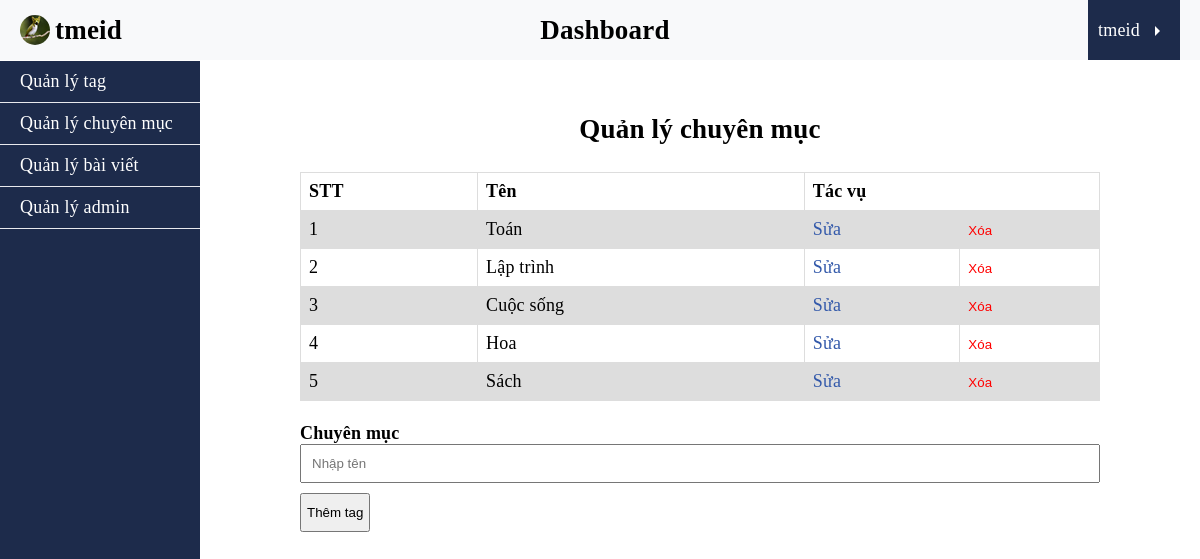
The page /dashboard/categories/index.php (signed in) on the database as committed earlier.
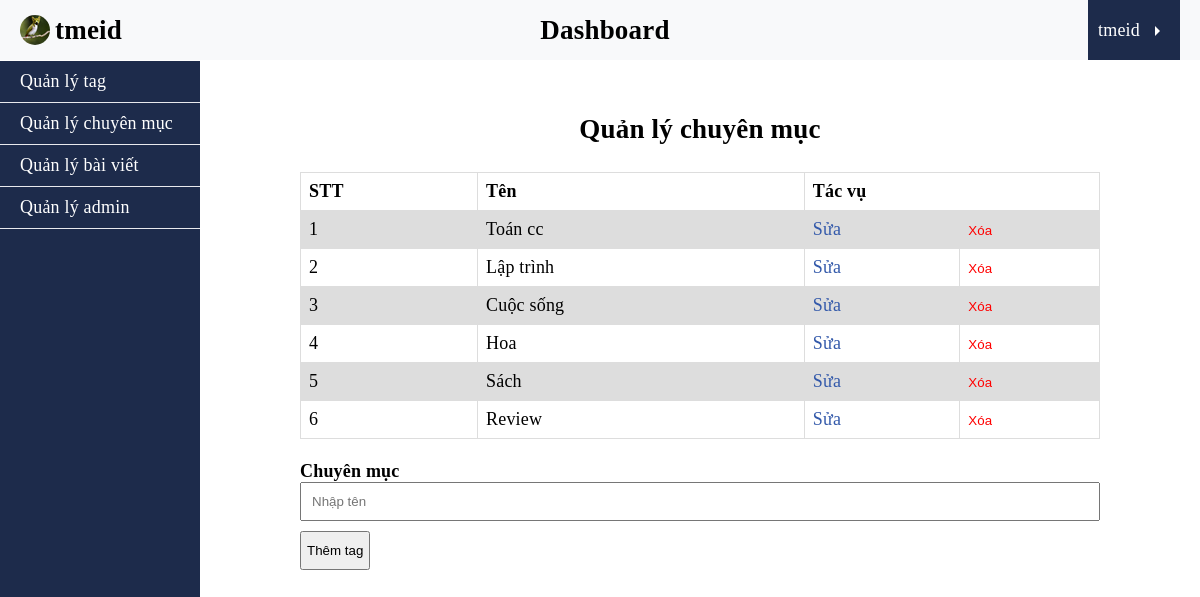
The same page on the database as committed later.
### tables this page shows
CREATE TABLE `category` (
  `id` int(11) NOT NULL,
  `name` varchar(100) NOT NULL,
  `slug` varchar(255) NOT NULL,
  `created_at` timestamp NOT NULL DEFAULT current_timestamp()
);

### app/database/db.php (called while the page is built, shortened)
<?php
include 'connect.php';
function selectAll($table, $condition = [], $limit = 0, $except = [], $desc = false){
    global $connect;
    $sql = "SELECT * FROM $table";
    if(empty($condition)){
        $stm = $connect->prepare($sql);
        $stm->execute();
        $records = $stm->get_result()->fetch_all(MYSQLI_ASSOC);
    }
    return $records;
}

### app/controllers/categories.php (called while the page is built, shortened)
<?php
    require_once ROOT_PATH .'/app/database/db.php';
    $categories = selectAll(CATEGORY_TABLE);

### dashboard/categories/index.php (the view, shortened to what this page needs)
<?php
    require ROOT_PATH . '/app/controllers/categories.php';
?>
<!DOCTYPE html>
<html lang="vi">
<head>
    <link rel="stylesheet" href="../../assets/css/style.css">
</head>
<body>
    <header>
        <nav class="dashboard-nav">
            <h1><a href="../../index.html"><img src="../../assets/imgs/tmeid-logo.jpg" alt="tmeid-logo">tmeid</a></h1>
            <h2>Dashboard</h2>
            <div class="admin">
                <span><?php echo $_SESSION['username']  ?></span>
            </div>
        </nav>
    </header>
    <main>
        <div class="dashboard">
            <?php include '../../app/blade/nav_dashboard.php' ?>
            <section class="dashboard-data">
                <div>
                    <h4 class="title-manage">Quản lý chuyên mục</h4>
                    <table class="tags">
                        <tr>
                            <th>STT</th>
                            <th>Tên</th>
                            <th colspan="2">Tác vụ</th>
                        </tr>
                        <?php foreach ($categories as $i => $category) : ?>
                            <tr>
                                <td><?php echo $i + 1 ?></td>
                                <td class="input-tag">
                                    <?php echo $category[CATEGORY_NAME_PROPERTY] ?>
                                </td>
                                <td class="edit"><a href="#">Sửa</a></td>
                                <td class="delete">
                                    <form action="index.php" method="POST">
                                        <input type="submit" value="Xóa" name="delete-btn" class="delete-btn">
                                    </form>
                                </td>
                            </tr>
                        <?php endforeach ?>
                    </table>
                </div>
                <form action="index.php" method="POST" class="form-tag">
                    <label for="categoryName">Chuyên mục</label>
                    <input type="text" id="categoryName" placeholder="Nhập tên" name="name" required>
                    <input type="submit" value="Thêm tag" class="btn" name="btn-submit">
                </form>
            </section>
        </div>
    </main>
</body>
</html>

Rows that differ between the two databases and show on the page:
changed category: name "Toán" → "Toán cc"
added category: name "Review"
